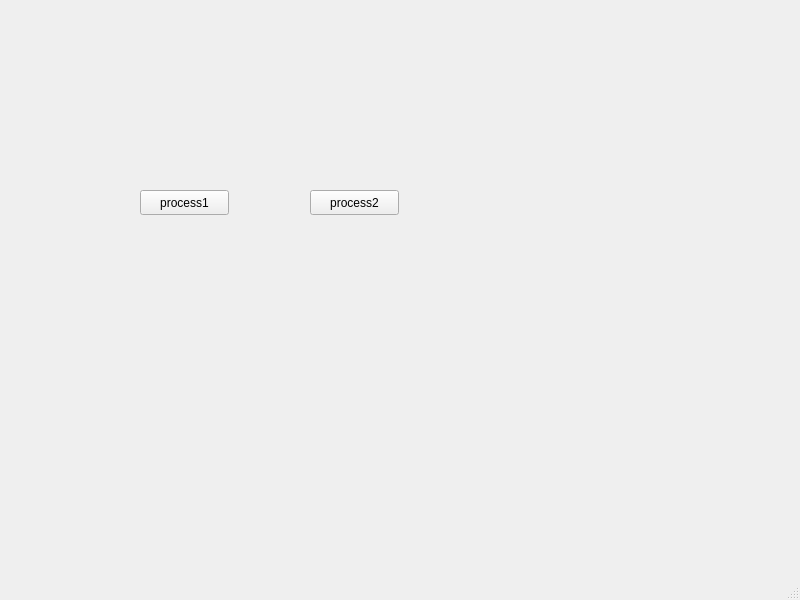
<?xml version="1.0" encoding="UTF-8"?>
<ui version="4.0">
 <class>MainWindow</class>
 <widget class="QMainWindow" name="MainWindow">
  <property name="geometry">
   <rect>
    <x>0</x>
    <y>0</y>
    <width>800</width>
    <height>600</height>
   </rect>
  </property>
  <property name="windowTitle">
   <string>MainWindow</string>
  </property>
  <widget class="QWidget" name="centralwidget">
   <widget class="QPushButton" name="btn1">
    <property name="geometry">
     <rect>
      <x>140</x>
      <y>190</y>
      <width>89</width>
      <height>25</height>
     </rect>
    </property>
    <property name="text">
     <string>process1</string>
    </property>
   </widget>
   <widget class="QPushButton" name="btn2">
    <property name="geometry">
     <rect>
      <x>310</x>
      <y>190</y>
      <width>89</width>
      <height>25</height>
     </rect>
    </property>
    <property name="text">
     <string>process2</string>
    </property>
   </widget>
  </widget>
  <widget class="QMenuBar" name="menubar">
   <property name="geometry">
    <rect>
     <x>0</x>
     <y>0</y>
     <width>800</width>
     <height>27</height>
    </rect>
   </property>
  </widget>
  <widget class="QStatusBar" name="statusbar"/>
 </widget>
 <resources/>
 <connections/>
</ui>
